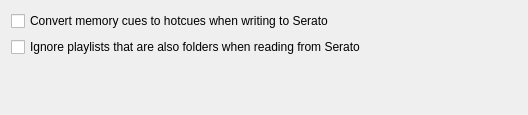
<?xml version="1.0" encoding="UTF-8"?>
<ui version="4.0">
 <class>PreferencesSerato</class>
 <widget class="QWidget" name="PreferencesSerato">
  <property name="geometry">
   <rect>
    <x>0</x>
    <y>0</y>
    <width>528</width>
    <height>115</height>
   </rect>
  </property>
  <property name="windowTitle">
   <string>Form</string>
  </property>
  <layout class="QVBoxLayout" name="verticalLayout">
   <item>
    <widget class="QCheckBox" name="checkBoxConvertCues">
     <property name="text">
      <string>Convert memory cues to hotcues when writing to Serato</string>
     </property>
    </widget>
   </item>
   <item>
    <widget class="QCheckBox" name="checkBoxIgnorePlaylists">
     <property name="text">
      <string>Ignore playlists that are also folders when reading from Serato</string>
     </property>
    </widget>
   </item>
   <item>
    <spacer name="verticalSpacer_2">
     <property name="orientation">
      <enum>Qt::Vertical</enum>
     </property>
     <property name="sizeHint" stdset="0">
      <size>
       <width>20</width>
       <height>40</height>
      </size>
     </property>
    </spacer>
   </item>
  </layout>
 </widget>
 <resources/>
 <connections/>
</ui>
